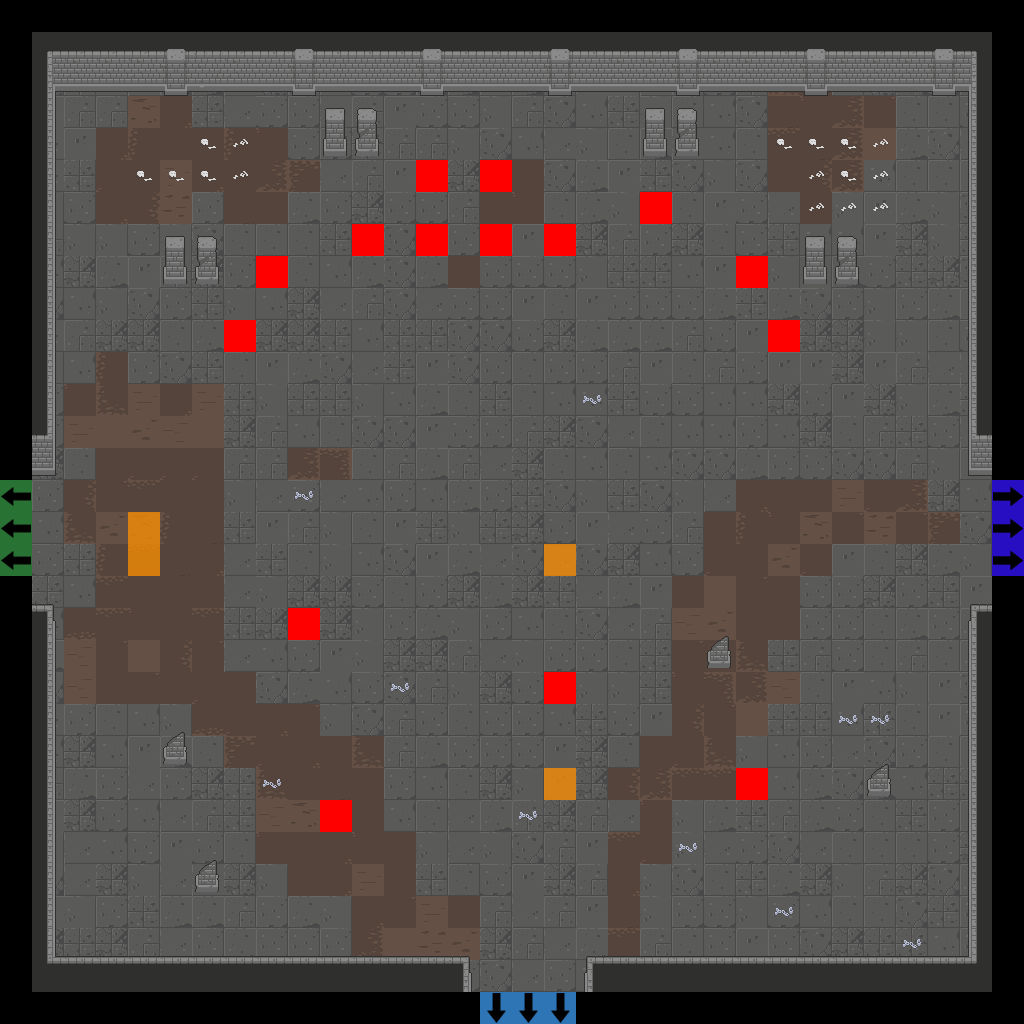

This game map was drawn from its Tiled (.tmx) file and the tilesets committed beside it. A one-line description and the trimmed map source follow:
An orthogonal 32x32 tile map with 32x32 px tiles, 7 tile layers (Floor, Walls, Doors, Pillars, ...), 2 tilesets.

<map version="1.2" tiledversion="2019.04.18" orientation="orthogonal" renderorder="right-down" width="32" height="32" tilewidth="32" tileheight="32" infinite="0" nextlayerid="22" nextobjectid="1">
 <tileset firstgid="1" source="Dungeon_Tileset_2.tsx" />
 <tileset firstgid="321" source="flags.tsx" />
 <layer id="15" name="Floor" width="32" height="32">
  <data>[1024 cells, 900 non-empty, 42 distinct tile ids]</data>
 </layer>
 <layer id="16" name="Walls" width="32" height="32">
  <data>[1024 cells, 164 non-empty, 29 distinct tile ids]</data>
 </layer>
 <layer id="17" name="Doors" width="32" height="32">
  <data>[1024 cells, 0 non-empty, 0 distinct tile ids]</data>
 </layer>
 <layer id="18" name="Pillars" width="32" height="32">
  <data>[1024 cells, 24 non-empty, 6 distinct tile ids]</data>
 </layer>
 <layer id="19" name="Candles" width="32" height="32">
  <data>[1024 cells, 0 non-empty, 0 distinct tile ids]</data>
 </layer>
 <layer id="20" name="Debris" width="32" height="32">
  <data>[1024 cells, 26 non-empty, 3 distinct tile ids]</data>
 </layer>
 <layer id="21" name="Flags" width="32" height="32">
  <data>[1024 cells, 28 non-empty, 5 distinct tile ids]</data>
 </layer>
</map>
